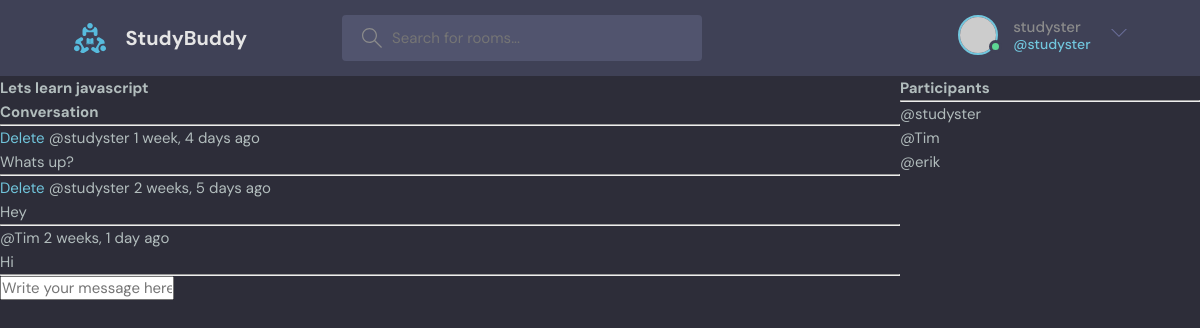
Screenshot of /room/1/ (signed in) with the database file from the repository.
### base/models.py (models this page shows, shortened)
class Room(models.Model):
    host = models.ForeignKey(User,on_delete=models.SET_NULL, null=True) #if user is deleted, host will be set to none (null)
    topic = models.ForeignKey(Topic,on_delete=models.SET_NULL, null=True)
    name = models.CharField(max_length=200)
    description = models.TextField(null=True, blank=True)
    participants = models.ManyToManyField(User, related_name='participants', blank=True) #creates many to many field with user
    updated = models.DateTimeField(auto_now=True) #parameter takes time stamp whenever model is saved/updated, dont need to add any value
    created = models.DateTimeField(auto_now_add=True)#parameter tales time stamp when model created
    class Meta:
        ordering = ['-updated','-created'] #lists room objects from recent to oldest

class Message(models.Model):
    user = models.ForeignKey(User, on_delete=models.CASCADE) #if parent gets deleted, so will all children
    room = models.ForeignKey(Room, on_delete=models.CASCADE) #multiple messages, one room, one-to-many
    body = models.TextField()
    updated = models.DateTimeField(auto_now=True)
    created = models.DateTimeField(auto_now_add=True)
    class Meta:
        ordering = ['-updated','-created']

### base/views.py (the view, shortened to what this page needs)
# urls.py: path('room/<str:pk>/',views.room, name='room' ), #tells django of parameter pk
def room(request, pk):
    room = Room.objects.get(id=pk)
    room_messages = room.message_set.all() #gives set of messages (child) related to specific room
    participants = room.participants.all()
    context = {'room':room, 'room_messages': room_messages, 'participants': participants} #all room requests contain room object
    return render(request, 'base/room.html', context) #pk is added to the end of the request

### base/templates/base/room.html (shortened to what this page needs)
<!DOCTYPE html>
<html lang="en">
<head>
</head>
<body>
    {% extends 'main.html' %}
    {% block content %}
<div class="room-container">
    <div>
    <h1>{{room.name}}</h1>
    <div class="comment-wrapper">
        <h3>Conversation</h3>
        <hr>
        {% for message in room_messages %}
            <div>
                {% if request.user == message.user %}
                <a href="{% url 'delete-message' message.id%}">Delete</a>
                {% endif %}
                <small>@{{message.user}} {{message.created|timesince}} ago</small>
                <p>{{message.body}}</p>
                <hr>
            </div>
        {% endfor %}
    </div>
    {% if request.user.is_authenticated %}
    <div class="comment-form">
        <form method="POST">
            <input type="text" name="body" placeholder="Write your message here.."> {% comment %} name body -> maps to the message model attribute  {% endcomment %}
        </form>
    </div>
    {% endif %}
    </div>
    <div>
        <h3>Participants</h3>
        <hr>
        {% for user in participants%}
            <div>
                <p>@{{user.username}}</p>
            </div>
        {% endfor %}
    </div>
</div>
    {% endblock %}

### templates/navbar.html (shortened to what this page needs)
{% load static %}
<header class="header header--loggedIn">
    <div class="container">
      <a href="{% url 'home' %}" class="header__logo">
        <img src="{% static 'images/logo.svg' %}" />
        <h1>StudyBuddy</h1>
      </a>
      <form class="header__search" method="GET" action="{% url 'home' %}">
        <label>
          <input name="q" placeholder="Search for rooms..." />
        </label>
      </form>
      <nav class="header__menu">
        {% if request.user.is_authenticated %}
        <div class="header__user">
          <a href="profile.html">
            <div class="avatar avatar--medium active">
              <img src="https://randomuser.me/api/portraits/men/37.jpg" />
            </div>
            <p>{{request.user.username}} <span>@{{request.user.username}}</span></p>
          </a>
          <button class="dropdown-button">
            <svg version="1.1" xmlns="http://www.w3.org/2000/svg" width="32" height="32" viewBox="0 0 32 32">
              <title>chevron-down</title>
              <path d="M16 21l-13-13h-3l16 16 16-16h-3l-13 13z"></path>
            </svg>
          </button>
        </div>
        {% else %}
         <a href="{% url 'login'%}">
          <img src="{% static 'images/avatar.svg' %}" />
          <p>Login</p>
        </a>
        {% endif %}
      </nav>
    </div>
  </header>

### static/styles/style.css (style rules this page uses)
:root { --color-main: #71c6dd; --color-main-light: #e1f6fb; --color-dark: #3f4156; --color-dark-medium: #51546e; --color-dark-light: #696d97; --color-light: #e5e5e5; --color-gray: #8b8b8b; --color-light-gray: #b2bdbd; --color-bg: #2d2d39; --color-success: #5dd693; --color-error: #fc4b0b; }
* { font-family: "DM Sans", -apple-system, BlinkMacSystemFont, "Segoe UI", Roboto, Oxygen, Ubuntu, Cantarell, "Open Sans", "Helvetica Neue", sans-serif; margin: 0; padding: 0; box-sizing: border-box; text-rendering: optimizeLegibility; font-size: inherit; }
html { font-size: 56.25%; }
@media only screen and (min-width: 1200px) { html { font-size: 62.5%; } }
body { line-height: 1.6; font-weight: 400; font-size: 1.5rem; color: var(--color-light-gray); background-color: var(--color-bg); min-height: 100vh; }
img { width: 100%; }
a { display: inline-block; color: var(--color-main); text-decoration: none; }
.container { max-width: 120rem; width: 90%; margin: auto; }
.avatar { position: relative; display: inline-block; border-radius: 50%; border: 2px solid var(--color-main); }
.avatar img { display: block; border-radius: 50%; object-fit: cover; object-position: center; }
.avatar::after { content: ""; display: block; position: absolute; background-color: var(--color-gray); z-index: 111; border-radius: 50%; border: 0.3rem solid var(--color-dark); }
.avatar.active::after { background-color: var(--color-success); }
.avatar.avatar--medium img { width: 3.6rem; height: 3.6rem; border-radius: 50%; }
.avatar.avatar--medium:after { width: 0.7rem; height: 0.7rem; bottom: 0px; right: -6px; }
.header { padding: 1.5rem; background-color: var(--color-dark); }
.header > .container { display: flex; gap: 9.5rem; }
.header__logo, .header__user { display: flex; gap: 2rem; align-items: center; }
.header__logo > img { height: 3.2rem; width: 3.2rem; }
.header__logo > h1 { font-weight: 700; font-size: 2rem; color: var(--color-light); }
.header__search > label { background-color: var(--color-dark-medium); padding: 1.3rem 1rem; display: flex; align-items: center; gap: 1rem; border-radius: 4px; }
.header__search svg { fill: var(--color-gray); width: 2rem; height: 2rem; margin-left: 1rem; }
.header__search input { width: 30rem; background: transparent; border: none; outline: none; color: var(--color-light); }
.header__menu { margin-left: auto; position: relative; }
.header__menu a { display: flex; gap: 1.5rem; align-items: center; font-weight: 500; text-decoration: none; color: var(--color-gray); }
.header__menu img { height: 3.6rem; }
.header__menu p { line-height: 1.2; }
.header__menu span { color: var(--color-main); font-weight: 500; font-size: 1.4rem; display: block; }
.header__menu svg { width: 1.6rem; height: 1.6rem; fill: var(--color-dark-light); }
.dropdown-button { background: transparent; border: 0; outline: 0; cursor: pointer; }

### base/templates/base/room.html (style rules this page uses)
.room-container { display: grid; grid-template-columns: 3fr 1fr; }

### rows the page displays
Room: name "Lets learn javascript"
Message: shows "Delete", user "studyster", created "1 week, 4 days", body "Whats up?"
Message: shows "Delete", user "studyster", created "2 weeks, 5 days", body "Hey"
Message: user "Tim", created "2 weeks, 1 day", body "Hi"

### other values shown
{{ request.user.username }} "studyster"
{{ user.username }} "studyster"
{{ user.username }} "Tim"
{{ user.username }} "erik"
